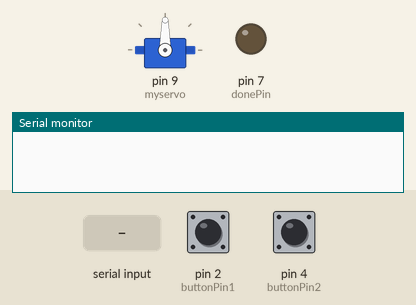
The sketch below on a simulated Arduino Uno, built with avr-gcc and run on an emulated ATmega328P. Shown: servo, output pins drawn as LEDs (lit = HIGH), the last lines printed to the serial monitor. The inputs (shaded band) are chosen by the test bench; at power-on: pin 2 (buttonPin1) LOW, pin 4 (buttonPin2) LOW.

Above: at 1.2 s.
1.3 s: pin 2 (buttonPin1) pulled HIGH for 3.2 s
At 3.9 s:
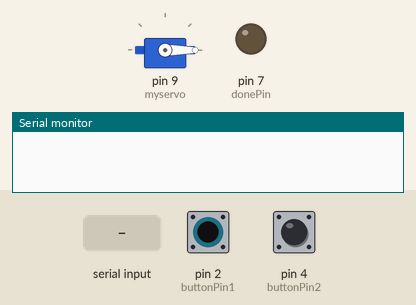
6.0 s: "2\n" received over Serial
At 8.1 s:
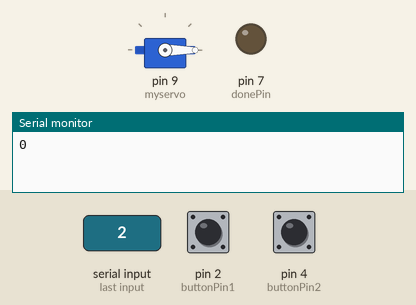
8.4 s: pin 2 (buttonPin1) pulled HIGH for 0.15 s
At 9.4 s:
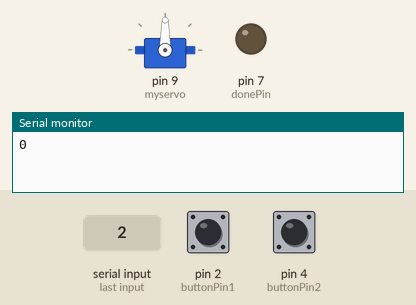
Timing chart, 0 to 11.4 s (numbered marks = the images above; inputs shaded):
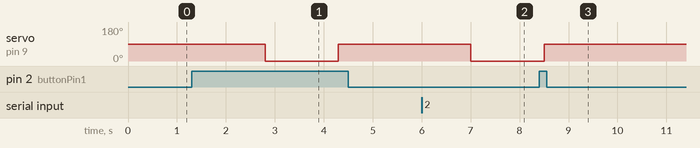

Measured:
- after the input at 1.3 s, servo on pin 9 (myservo): 90° → 0° after 1.5 s, → 90° 1.5 s later
- after the input at 6.0 s, servo on pin 9 (myservo): 90° → 0° after 1.0 s
- after the input at 8.4 s, servo on pin 9 (myservo): 0° → 90° after 0.10 s

The sketch:

Servo_buttons.ino
```cpp
#include <Servo.h>

const int buttonPin1 = 2;  // the number of the pushbutton pin
const int buttonPin2 = 4;  // the number of the pushbutton pinz
const int donePin = 7;
const int readPin = 8;
Servo myservo;  // create servo object to control a servo

// variables will change:
int buttonState1 = 0;  // variable for reading the pushbutton status
int buttonState2 = 0;  // variable for reading the pushbutton status
int donePinState = 0;
const int base = 0;
int pos = 0;
const int angleChange = 90;
int first = 0;

void setup() {
  // initialize the LED pin as an output:
  Serial.begin(115200);
  // initialize the pushbutton pin as an input:
  pinMode(buttonPin1, INPUT);
  pinMode(buttonPin2, INPUT);
  pinMode(donePin, OUTPUT);
  pinMode(readPin, INPUT);
  myservo.attach(9);
}

void loop() {
  pos = 0;
  // read the state of the pushbutton value:
  buttonState1 = digitalRead(buttonPin1);
  buttonState2 = digitalRead(buttonPin2);
  // check if the pushbutton is pressed. If it is, the buttonState is HIGH:
  if (buttonState1 == HIGH) {
    // turn LED on:
    //Serial.println("Green Button Pressed");
    pos = angleChange;
    myservo.write(pos);
    delay(1500);
    if(first == 1){
      Serial.print("0");
      delay(100);
      while (1){
        if (Serial.available() > 0 && (Serial.readString().toInt()) == 2){
          break;
        }
      }
      //Serial.flush();
      /*while(donePinState == 0){
        donePinState = digitalRead(readPin);
      }*/
    }
    pos = base;
    myservo.write(pos);
    delay(1500);
    first = 1;
  }
  if (buttonState2 == HIGH) {
    // turn LED on:
    //Serial.println("Red Button Pressed");
    pos = angleChange;
    myservo.write(pos);
    delay(1500);
    if(first == 1){
      Serial.print("1");
      delay(100);
      while (1){
        if (Serial.available() > 0 && (Serial.readString().toInt()) == 2){
          break;
        }
      }

      //Serial.flush();
      /*while(donePinState == 0){
        donePinState = digitalRead(readPin);
      }*/
    }
    pos = base;
    myservo.write(pos);
    delay(1500);
    first = 1;
  }
}
```
